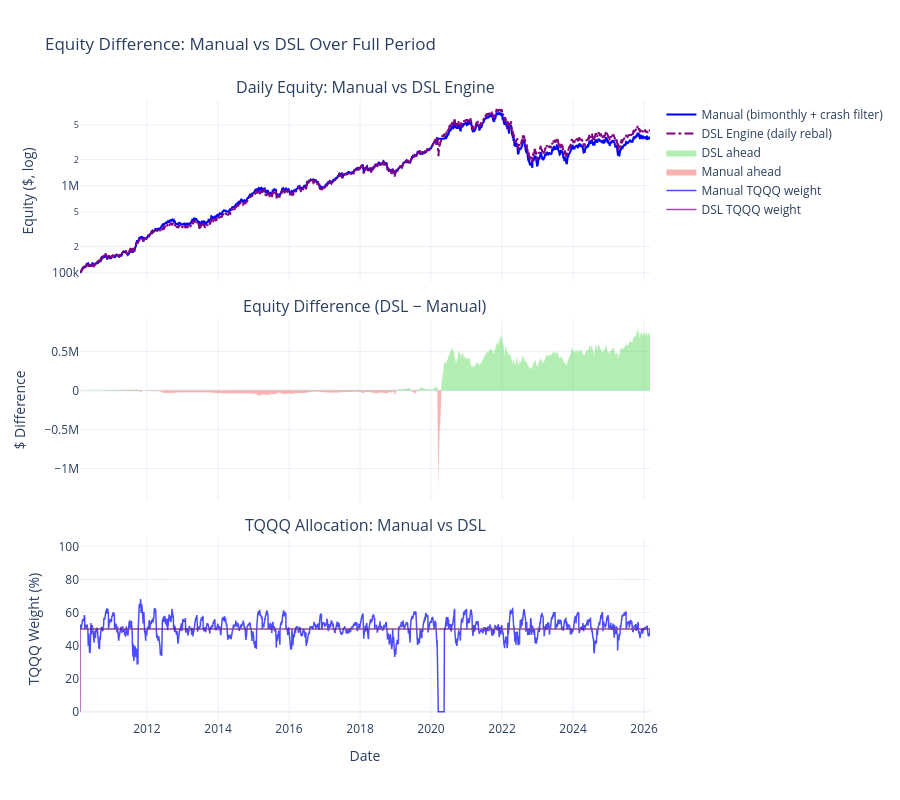

Notebook code cell kept with this figure:
### Code cell
# ====== Chart: Equity Difference Over Time — Plotly ======

fig = make_subplots(rows=3, cols=1, shared_xaxes=True, vertical_spacing=0.06,
                    subplot_titles=('Daily Equity: Manual vs DSL Engine',
                                    'Equity Difference (DSL − Manual)',
                                    'TQQQ Allocation: Manual vs DSL'))

# Panel 1: Equity curves (log)
fig.add_trace(go.Scatter(x=combined.index, y=combined['man_equity'],
    name='Manual (bimonthly + crash filter)', line=dict(color='blue', width=2)), row=1, col=1)
fig.add_trace(go.Scatter(x=combined.index, y=combined['dsl_equity'],
    name='DSL Engine (daily rebal)', line=dict(color='purple', width=2, dash='dashdot')), row=1, col=1)
fig.update_yaxes(type='log', title_text='Equity ($, log)', row=1, col=1)

# Panel 2: Equity difference in $
pos_diff = combined['equity_diff'].clip(lower=0)
neg_diff = combined['equity_diff'].clip(upper=0)
fig.add_trace(go.Scatter(x=combined.index, y=pos_diff, fill='tozeroy',
    name='DSL ahead', fillcolor='rgba(0,200,0,0.3)', line=dict(color='green', width=0)), row=2, col=1)
fig.add_trace(go.Scatter(x=combined.index, y=neg_diff, fill='tozeroy',
    name='Manual ahead', fillcolor='rgba(255,0,0,0.3)', line=dict(color='red', width=0)), row=2, col=1)
fig.update_yaxes(title_text='$ Difference', row=2, col=1)

# Panel 3: Weight comparison (TQQQ)
fig.add_trace(go.Scatter(x=combined.index, y=combined['man_w_TQQQ'] * 100,
    name='Manual TQQQ weight', line=dict(color='blue', width=1.5), opacity=0.7), row=3, col=1)
fig.add_trace(go.Scatter(x=combined.index, y=combined['dsl_w_TQQQ'] * 100,
    name='DSL TQQQ weight', line=dict(color='purple', width=1.5), opacity=0.7), row=3, col=1)
fig.add_hline(y=50, line_dash='dot', line_color='gray', opacity=0.5, row=3, col=1)
fig.update_yaxes(title_text='TQQQ Weight (%)', range=[-5, 105], row=3, col=1)
fig.update_xaxes(title_text='Date', row=3, col=1)

fig.update_layout(height=800, template='plotly_white', hovermode='x unified',
                  title='Equity Difference: Manual vs DSL Over Full Period')
fig.show()

### Figure 1 — Plotly figure (JSON) as saved in the notebook; plotly's stock layout.template omitted (floating-point values rounded to 4 significant figures; data arrays with more than 128 entries replaced by an {"elided": "..."} marker saying what was removed)
{"data": [{"line": {"color": "blue", "width": 2}, "name": "Manual (bimonthly + crash filter)", "type": "scatter", "x": {"elided": "4038 str values"}, "xaxis": "x", "y": {"elided": "4038 float values"}, "yaxis": "y"}, {"line": {"color": "purple", "dash": "dashdot", "width": 2}, "name": "DSL Engine (daily rebal)", "type": "scatter", "x": {"elided": "4038 str values"}, "xaxis": "x", "y": {"elided": "4038 float values"}, "yaxis": "y"}, {"fill": "tozeroy", "fillcolor": "rgba(0,200,0,0.3)", "line": {"color": "green", "width": 0}, "name": "DSL ahead", "type": "scatter", "x": {"elided": "4038 str values"}, "xaxis": "x2", "y": {"elided": "4038 float values"}, "yaxis": "y2"}, {"fill": "tozeroy", "fillcolor": "rgba(255,0,0,0.3)", "line": {"color": "red", "width": 0}, "name": "Manual ahead", "type": "scatter", "x": {"elided": "4038 str values"}, "xaxis": "x2", "y": {"elided": "4038 float values"}, "yaxis": "y2"}, {"line": {"color": "blue", "width": 1.5}, "name": "Manual TQQQ weight", "opacity": 0.7, "type": "scatter", "x": {"elided": "4038 str values"}, "xaxis": "x3", "y": {"elided": "4038 float values"}, "yaxis": "y3"}, {"line": {"color": "purple", "width": 1.5}, "name": "DSL TQQQ weight", "opacity": 0.7, "type": "scatter", "x": {"elided": "4038 str values"}, "xaxis": "x3", "y": {"elided": "4038 float values"}, "yaxis": "y3"}], "layout": {"annotations": [{"font": {"size": 16}, "showarrow": false, "text": "Daily Equity: Manual vs DSL Engine", "x": 0.5, "xanchor": "center", "xref": "paper", "y": 1, "yanchor": "bottom", "yref": "paper"}, {"font": {"size": 16}, "showarrow": false, "text": "Equity Difference (DSL − Manual)", "x": 0.5, "xanchor": "center", "xref": "paper", "y": 0.6467, "yanchor": "bottom", "yref": "paper"}, {"font": {"size": 16}, "showarrow": false, "text": "TQQQ Allocation: Manual vs DSL", "x": 0.5, "xanchor": "center", "xref": "paper", "y": 0.2933, "yanchor": "bottom", "yref": "paper"}], "height": 800, "hovermode": "x unified", "shapes": [{"line": {"color": "gray", "dash": "dot"}, "opacity": 0.5, "type": "line", "x0": 0, "x1": 1, "xref": "x3 domain", "y0": 50, "y1": 50, "yref": "y3"}], "title": {"text": "Equity Difference: Manual vs DSL Over Full Period"}, "xaxis": {"anchor": "y", "domain": [0, 1], "matches": "x3", "showticklabels": false}, "xaxis2": {"anchor": "y2", "domain": [0, 1], "matches": "x3", "showticklabels": false}, "xaxis3": {"anchor": "y3", "domain": [0, 1], "title": {"text": "Date"}}, "yaxis": {"anchor": "x", "domain": [0.7067, 1], "title": {"text": "Equity ($, log)"}, "type": "log"}, "yaxis2": {"anchor": "x2", "domain": [0.3533, 0.6467], "title": {"text": "$ Difference"}}, "yaxis3": {"anchor": "x3", "domain": [0, 0.2933], "range": [-5, 105], "title": {"text": "TQQQ Weight (%)"}}}}
